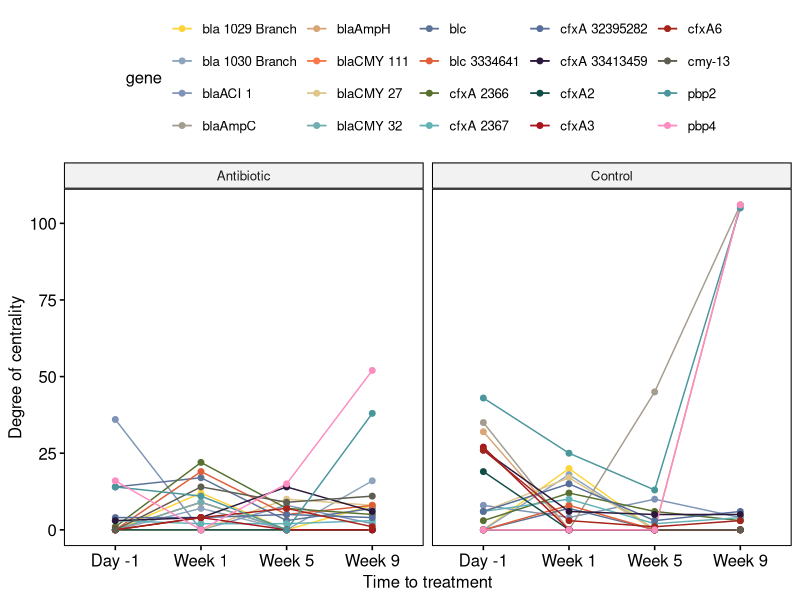
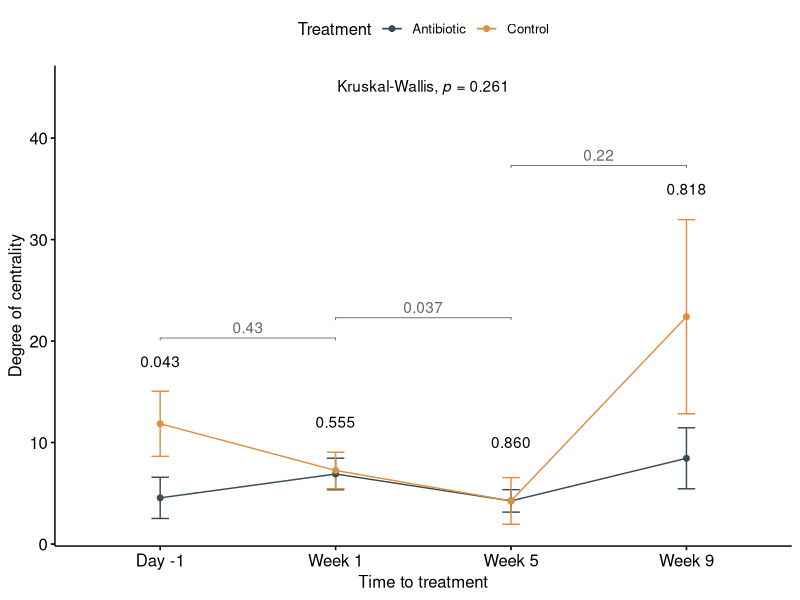
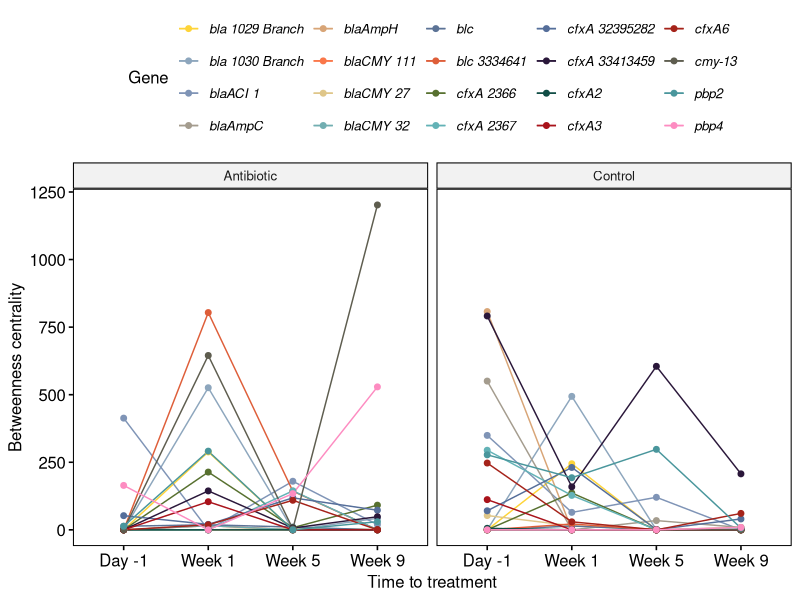
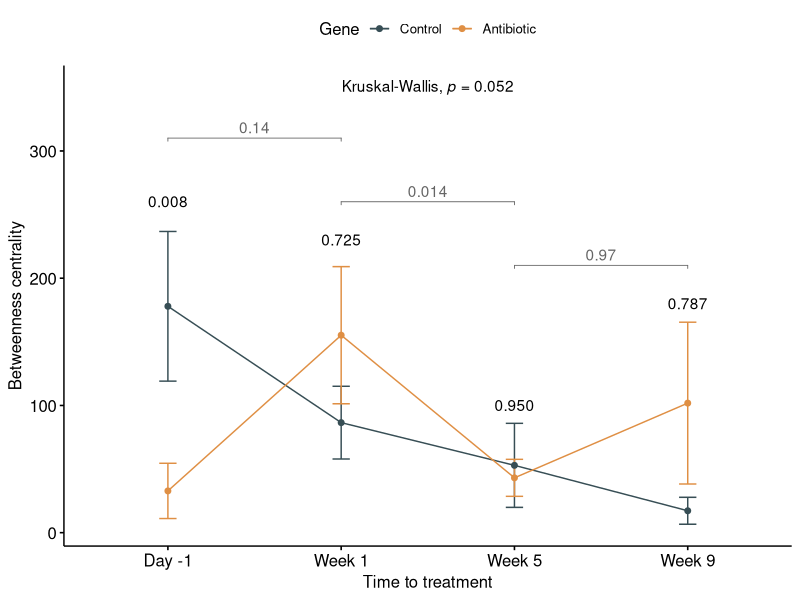
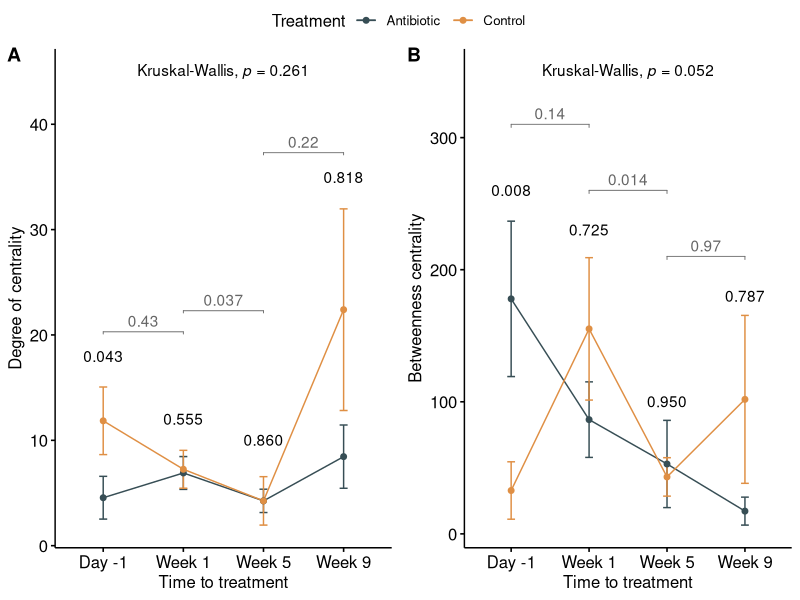
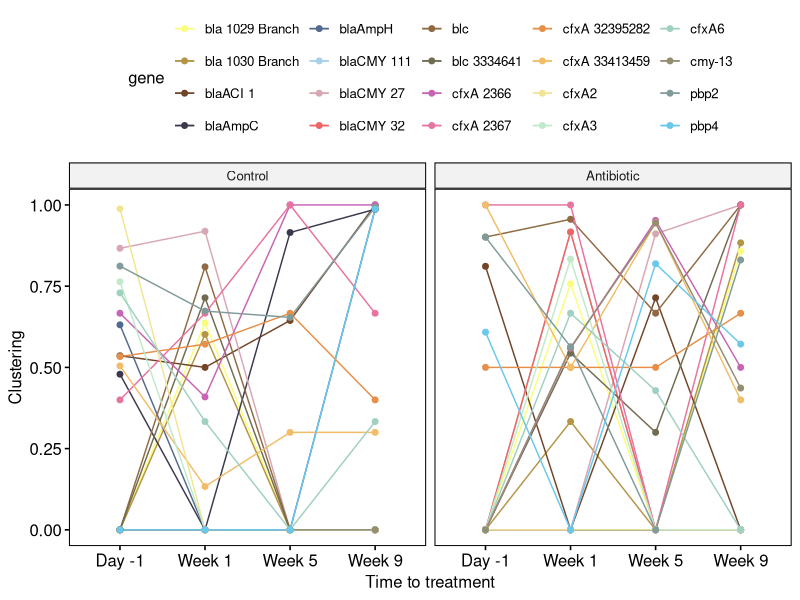
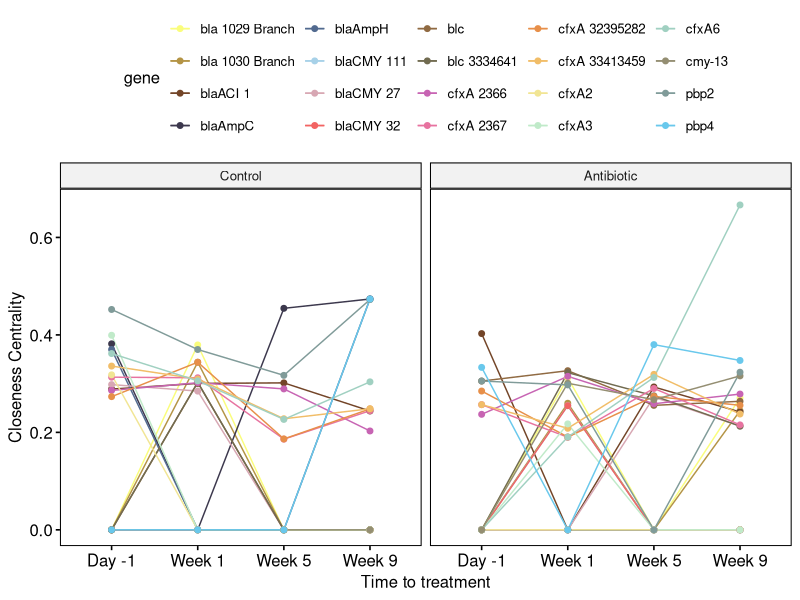
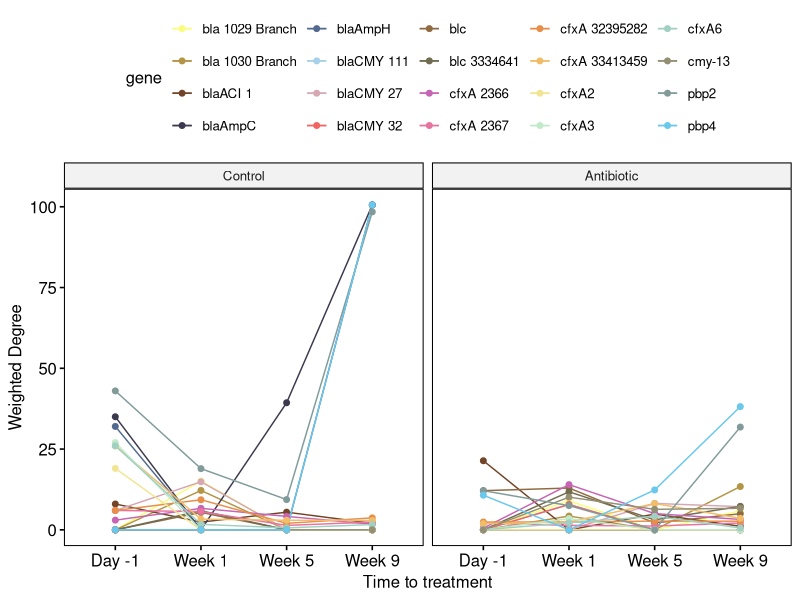

These charts were generated, in order, by the following R code:
## ---- chunk 1
setwd("~/OneDrive - Michigan State University/Manning_lab/Mastitis_project/GitHub/data/networks/stats")
day1_ab <- read.csv("day-1_antibiotic.csv")
day1_ct <- read.csv("day-1_control.csv")
week1_ab <- read.csv("week1_antibiotic.csv")
week1_ct <- read.csv("week1_control.csv")
week5_ab <- read.csv("week5_antibiotic.csv")
week5_ct <- read.csv("week5_control.csv")
week9_ab <- read.csv("week9_antibiotic.csv")
week9_ct <- read.csv("week9_control.csv")
## ---- chunk 2
library(dplyr)
day1_ab <- day1_ab %>% mutate(Time_tx = "Day -1", Treatment = "Antibiotic")
day1_ct <- day1_ct %>% mutate(Time_tx = "Day -1", Treatment = "Control")
week1_ab <- week1_ab %>% mutate(Time_tx = "Week 1", Treatment = "Antibiotic")
week1_ct <- week1_ct %>% mutate(Time_tx = "Week 1", Treatment = "Control")
week5_ab <- week5_ab %>% mutate(Time_tx = "Week 5", Treatment = "Antibiotic")
week5_ct <- week5_ct %>% mutate(Time_tx = "Week 5", Treatment = "Control")
week9_ab <- week9_ab %>% mutate(Time_tx = "Week 9", Treatment = "Antibiotic")
week9_ct <- week9_ct %>% mutate(Time_tx = "Week 9", Treatment = "Control")
## ---- chunk 3
network_stats <- day1_ab %>% 
  full_join(day1_ct) %>% 
  full_join(week1_ab) %>% 
  full_join(week1_ct) %>% 
  full_join(week5_ab) %>% 
  full_join(week5_ct) %>% 
  full_join(week9_ab) %>% 
  full_join(week9_ct)
## ---- chunk 4
betalactams <- network_stats %>% 
  filter(class %in% "Beta-lactam")
betalactams
## ---- chunk 5
betalactams %>%
  dplyr::group_by(Time_tx, Treatment) %>%
  summarise(degree_sum = sum(Degree))
## ---- chunk 6
library(rstatix)
stat.test <- betalactams %>%
  dplyr::group_by(Time_tx) %>%
  rstatix::wilcox_test(Degree ~ Treatment, alternative = "l") %>%
 rstatix::adjust_pvalue(method = "none") %>%
  rstatix::add_significance("p.adj")
stat.test
## ---- chunk 7
library(rstatix)
stat.test <- betalactams %>%
  dplyr::group_by(Treatment) %>%
  rstatix::wilcox_test(Degree ~ Time_tx, alternative = "g") %>%
 rstatix::adjust_pvalue(method = "none") %>%
  rstatix::add_significance("p.adj")
stat.test
## ---- chunk 8
library(ggpubr)
degree_line <- betalactams %>% 
  ggline(x = "Time_tx", y = "Degree", color = "gene", add = c("mean_se"), facet.by = "Treatment", palette = get_palette("simpsons",20), ylab = "Degree of centrality", xlab = "Time to treatment") 
degree_line
## ---- chunk 9
betalactams %>% 
  rstatix::kruskal_test(Degree ~ Time_tx)
## ---- chunk 10
betalactams %>% 
  rstatix::kruskal_test(betweenesscentrality ~ Time_tx)
## ---- chunk 11
library(rstatix)
stat.test <- betalactams %>%
  dplyr::group_by(Time_tx) %>%
  rstatix::wilcox_test(Degree ~ Treatment, alternative = "g") %>%
 rstatix::adjust_pvalue(method = "none") %>%
  rstatix::add_significance("p.adj")
stat.test
## ---- chunk 12
library(ggpubr)
degree_line <- betalactams %>% 
  ggline(x = "Time_tx", y = "Degree", color = "Treatment", add = c("mean_se"), palette = "jama", ylab = "Degree of centrality", xlab = "Time to treatment", remove = "point") +  
  annotate("text", x = 1, y = 18, label = expression("0.043"), colour = "black") +  
  annotate("text", x = 2, y = 12, label = expression("0.555"), colour = "black") +  
  annotate("text", x = 3, y = 10, label = expression("0.860"), colour = "black") +  
  annotate("text", x = 4, y = 35, label = expression("0.818"), colour = "black") +
    annotate("text", x = 2.5, y = 45, label = expression(paste("Kruskal-Wallis, ", paste(italic('p'))," = 0.261"))) +
  stat_compare_means(comparisons=list(c("Day -1","Week 1"), 
                                           c("Week 1","Week 5"),
                                           c("Week 5","Week 9")),
                     label.y=c(15, 17, 32),
                     tip.length = 0.002, 
                     method="wilcox.test", label="p.format", color="gray40",
                     method.args=list(alternative = "two.sided", var.equal = FALSE, paired=FALSE))

degree_line
## ---- chunk 13
library(rstatix)
stat.test <- betalactams %>%
  dplyr::group_by(Time_tx) %>%
  rstatix::wilcox_test(betweenesscentrality ~ Treatment, alternative = "l") %>%
 rstatix::adjust_pvalue(method = "none") %>%
  rstatix::add_significance("p.adj")
stat.test
## ---- chunk 14
betcen_line <- betalactams %>% 
  ggline(x = "Time_tx", y = "betweenesscentrality", color = "gene", add = c("mean_se"), facet.by = "Treatment", palette = get_palette("simpsons",20), ylab = "Betweenness centrality", xlab = "Time to treatment") + labs(fill="Gene", color="Gene") + theme(legend.text = element_text(face = "italic"))
betcen_line
## ---- chunk 15
betalactams$Treatment <- factor(betalactams$Treatment, levels = c("Control", "Antibiotic"))
betcen_line <- betalactams %>% 
  ggline(x = "Time_tx", y = "betweenesscentrality", color = "Treatment", add = c("mean_se"), palette = "jama", ylab = "Betweenness centrality", xlab = "Time to treatment") + labs(fill="Gene", color="Gene") +  
  annotate("text", x = 1, y = 260, label = expression("0.008"), colour = "black") +  
  annotate("text", x = 2, y = 230, label = expression("0.725"), colour = "black") +  
  annotate("text", x = 3, y = 100, label = expression("0.950"), colour = "black") +  
  annotate("text", x = 4, y = 180, label = expression("0.787"), colour = "black") +
      annotate("text", x = 2.5, y = 350, label = expression(paste("Kruskal-Wallis, ", paste(italic('p'))," = 0.052"))) +
  stat_compare_means(comparisons=list(c("Day -1","Week 1"), 
                                           c("Week 1","Week 5"),
                                           c("Week 5","Week 9")),
                     label.y=c(250, 200, 150),
                     tip.length = 0.002, 
                     method="wilcox.test", label="p.format", color="gray40",
                     method.args=list(alternative = "two.sided", var.equal = FALSE, paired=FALSE))
betcen_line
## ---- chunk 16
stat.test <- betalactams %>%
  dplyr::group_by(Treatment) %>%
  rstatix::wilcox_test(betweenesscentrality ~ Time_tx, alternative = "l") %>%
 rstatix::adjust_pvalue(method = "none") %>%
  rstatix::add_significance("p.adj")
stat.test
## ---- chunk 17
network_stats_plot <- ggarrange(degree_line, betcen_line, nrow = 1, labels = c("A", "B"), common.legend = T)
network_stats_plot
## ---- chunk 18
setwd("~/OneDrive - Michigan State University/Manning_lab/Mastitis_project/figures/networks/")
ggsave(plot=network_stats_plot, "centrality_bla-genes.png", width = 8, height = 4)
## ---- chunk 19
stat.test <- betalactams %>%
  dplyr::group_by(Time_tx) %>%
  rstatix::wilcox_test(clustering ~ Treatment, alternative = "l") %>%
 rstatix::adjust_pvalue(method = "none") %>%
  rstatix::add_significance("p.adj")
stat.test
## ---- chunk 20
clustering_line <- betalactams %>% 
  ggline(x = "Time_tx", y = "clustering", color = "gene", add = c("mean_se"), facet.by = "Treatment", palette = get_palette("rickandmorty",20), ylab = "Clustering", xlab = "Time to treatment") 
clustering_line
## ---- chunk 21
stat.test <- betalactams %>%
  dplyr::group_by(Time_tx) %>%
  rstatix::wilcox_test(closnesscentrality ~ Treatment, alternative = "l") %>%
 rstatix::adjust_pvalue(method = "none") %>%
  rstatix::add_significance("p.adj")
stat.test
## ---- chunk 22
closness_line <- betalactams %>% 
  ggline(x = "Time_tx", y = "closnesscentrality", color = "gene", add = c("mean_se"), facet.by = "Treatment", palette = get_palette("rickandmorty",20), ylab = "Closeness Centrality", xlab = "Time to treatment") 
closness_line
## ---- chunk 23
stat.test <- betalactams %>%
  dplyr::group_by(Time_tx) %>%
  rstatix::wilcox_test(Weighted.Degree ~ Treatment, alternative = "l") %>%
 rstatix::adjust_pvalue(method = "none") %>%
  rstatix::add_significance("p.adj")
stat.test
## ---- chunk 24
wdegree_line <- betalactams %>% 
  ggline(x = "Time_tx", y = "Weighted.Degree", color = "gene", add = c("mean_se"), facet.by = "Treatment", palette = get_palette("rickandmorty",20), ylab = "Weighted Degree", xlab = "Time to treatment") 
wdegree_line
## ---- chunk 25
stat.test <- betalactams %>%
  dplyr::group_by(Time_tx) %>%
  rstatix::wilcox_test(eigencentrality ~ Treatment, alternative = "l") %>%
 rstatix::adjust_pvalue(method = "none") %>%
  rstatix::add_significance("p.adj")
stat.test
## ---- chunk 26
eigen_line <- betalactams %>% 
  ggline(x = "Time_tx", y = "eigencentrality", color = "gene", add = c("mean_se"), facet.by = "Treatment", palette = get_palette("rickandmorty",20), ylab = "Eigen Centrality", xlab = "Time to treatment") 
eigen_line
## ---- chunk 27
genes_degree <- betalactams %>%
  dplyr::group_by(Time_tx, Treatment, gene) %>%
  summarise(degree_sum = sum(Degree))

genes_degree
## ---- chunk 28
genes_betcen <- betalactams %>%
  dplyr::group_by(Time_tx, Treatment, gene) %>%
  summarise(betcen = sum(betweenesscentrality))

genes_betcen
## ---- chunk 29
genes_betcen <- betalactams %>%
  dplyr::group_by(gene) %>%
  summarise(avg.betcen = mean(betweenesscentrality))

genes_betcen
## ---- chunk 30
stat.test <- network_stats %>%
  dplyr::group_by(Time_tx) %>%
  rstatix::wilcox_test(Degree ~ Treatment, alternative = "l") %>%
 rstatix::adjust_pvalue(method = "none") %>%
  rstatix::add_significance("p.adj")
stat.test
## ---- chunk 31
stat.test <- network_stats %>%
  dplyr::group_by(Time_tx) %>%
  rstatix::wilcox_test(Weighted.Degree ~ Treatment, alternative = "l") %>%
 rstatix::adjust_pvalue(method = "none") %>%
  rstatix::add_significance("p.adj")
stat.test
## ---- chunk 32
stat.test <- network_stats %>%
  dplyr::group_by(Time_tx) %>%
  rstatix::wilcox_test(betweenesscentrality ~ Treatment, alternative = "l") %>%
 rstatix::adjust_pvalue(method = "none") %>%
  rstatix::add_significance("p.adj")
stat.test
## ---- chunk 33
`%notin%` <- Negate(`%in%`)
betalactams %>%
  filter(gene %notin% c("blaAmpC", "blaAmpH", "pbp2", "pbp4"), Time_tx %in% "Week 9") %>%
  group_by(Treatment) %>% 
  summarise(degree_mean = mean(Degree))
## ---- chunk 34
betalactams %>%
  filter(Time_tx %in% "Week 9") %>%
  group_by(Treatment) %>% 
  summarise(degree_mean = mean(Degree))
## ---- chunk 35
b9a <- betalactams %>% filter(Time_tx %in% "Week 9", Treatment %in% "Antibiotic") %>%  filter(gene %notin% c("blaAmpC", "blaAmpH", "pbp2", "pbp4"))
  
b9c <- betalactams %>% filter(Time_tx %in% "Week 9", Treatment %in% "Control") %>%  filter(gene %notin% c("blaAmpC", "blaAmpH", "pbp2", "pbp4"))
  
wilcox.test(b9a$Degree, b9c$Degree, alternative = "greater", paired = F)
## ---- chunk 36
betalactams %>%
  dplyr::filter(Time_tx %in% "Week 9") %>%
  rstatix::wilcox_test(Degree ~ Treatment, alternative = "g") %>%
  rstatix::adjust_pvalue(method = "none") %>%
  rstatix::add_significance("p.adj")
